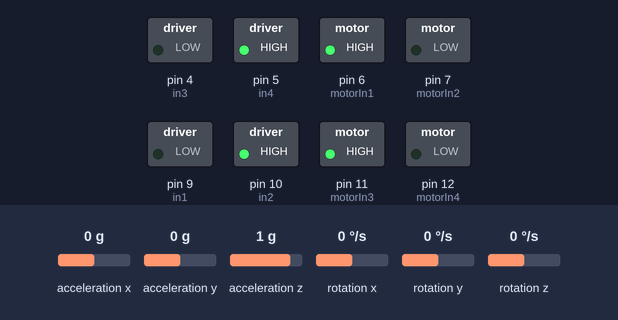
Simulated run of this sketch. Board: Arduino Uno, built with avr-gcc and run on an emulated ATmega328P. Shown: switched loads named in the sketch (green lamp = pin HIGH). Inputs (shaded band) come from the test bench; at power-on: acceleration y 0 g, acceleration x 0 g, acceleration z 1 g, rotation x 0 °/s, rotation y 0 °/s, rotation z 0 °/s. What the sketch prints to the serial monitor is not drawn.

Above: at 1.2 s.
1.3 s: acceleration y set to -1.4 g
Timing chart, 0 to 4.3 s (numbered marks = the images above; inputs shaded):
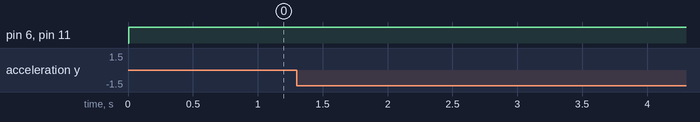

Measured:
- after the input at 1.3 s, every drawn part: stays the same

The sketch:

pidpump2imu.ino
```cpp
#include <Wire.h>
#include <MPU6050.h>

// Define the two MPU6050 objects with their respective I2C addresses
MPU6050 imu1(0x68); // Replace 0x68 with the I2C address of the first MPU6050
MPU6050 imu2(0x69); // Replace 0x69 with the I2C address of the second MPU6050

// Pins for the motor control
int in3 = 4;
int in4 = 5;
const int motorIn1 = 6;
const int motorIn2 = 7;
int in1 = 9;
int in2 = 10;
const int motorIn3 = 11;
const int motorIn4 = 12;

// Variables for PID control
float kp = 10;
float ki = 0;
float kd = 0;
unsigned long currentTime, previousTime;
float elapsedTime;
float error;
float lastError;
float input, output, setPoint;
float cumpError, rateError;

void motor(float PWM) {
  if (PWM >= 0) {
    analogWrite(motorIn1, abs(PWM));
    analogWrite(motorIn2, 0);
  }
}
void motor2(float PWM) {
  if (PWM >= 0) {
    analogWrite(motorIn3, abs(PWM));
    analogWrite(motorIn4, 0);
  }
}

void setup() {
  setPoint = 30; // Set the setpoint at zero degrees (you may adjust this value)
  pinMode(in3, OUTPUT);
  pinMode(in4, OUTPUT);
  digitalWrite(4, LOW);
  digitalWrite(5, HIGH);
  pinMode(in1, OUTPUT);
  pinMode(in2, OUTPUT);
  digitalWrite(9, LOW);
  digitalWrite(10, HIGH);

  Wire.begin();
  imu1.initialize();
  imu2.initialize();

  Serial.begin(115200);
  pinMode(motorIn1, OUTPUT);
  pinMode(motorIn3, OUTPUT);
}
float calculateAngle(int16_t ax, int16_t ay, int16_t az) {
  // Compute the angle from accelerometer data
  // Replace these formulas with the appropriate calculation for your specific orientation
  float angleX = atan2(ay, az) * -RAD_TO_DEG;
  float angleY = atan2(ax, az) * -RAD_TO_DEG;

  // Assuming the IMU is oriented correctly, you may choose to return only one of the angles
  // For example, if you want to measure the pitch angle, return 'angleX'
  return angleX;
}

void loop() {
  // Read data from the first IMU (imu1)
  int16_t ax1, ay1, az1;
  imu1.getAcceleration(&ax1, &ay1, &az1);

  // Read data from the second IMU (imu2)
  int16_t ax2, ay2, az2;
  imu2.getAcceleration(&ax2, &ay2, &az2);

  // Calculate angles from accelerometer data for both IMUs
  float angle1 = calculateAngle(ax1, ay1, az1);
  float angle2 = calculateAngle(ax2, ay2, az2);


  // Calculate the difference between angles (input) and apply PID control
  input = angle2 - angle1;
  output = computePID(input);

  // Cap the output to avoid excessive motor control
  if (output > 255) {
    output = 255;
  } else if (output < 80) {
    output = 80;
  }

  // Control the motor based on the PID output
  motor(output);
  motor2(output);

  // Print the angles (you can process or use the angles as needed)
  Serial.print("Angle 1:");
  Serial.print(angle1);
  Serial.print(",");
  Serial.print("Angle 2:");
  Serial.println(angle2);
  Serial.print(0); // To freeze the lower limit
  Serial.print(" ");
  Serial.print(1000); // To freeze the upper limit
  Serial.print(" ");
// Print the PID output to the serial monitor
//  Serial.print("\tPID Output:");
 // Serial.print(output);
//  Serial.print("\terror:");
//  Serial.println(error);

  delay(10);
}


float computePID(float inp) {
  currentTime = millis(); // Get current time
  elapsedTime = (float)(currentTime - previousTime); // Compute time elapsed from previous computation

  error = setPoint - inp; // Determine error
  cumpError += error * elapsedTime; // Compute integral
  rateError = (error - lastError) / elapsedTime; // Compute derivative

  float out = kp * error + ki * cumpError + kd * rateError; // PID output

  lastError = error; // Remember current error
  previousTime = currentTime; // Remember current time

  // Cap the output to avoid excessive control
  if (out > 255) {
    out = 255;
  } else if (out < -255) {
    out = -255;
  }

  if (error == 0) {
    out = 0;
  }

  return out; // Return the PID output
}
```
